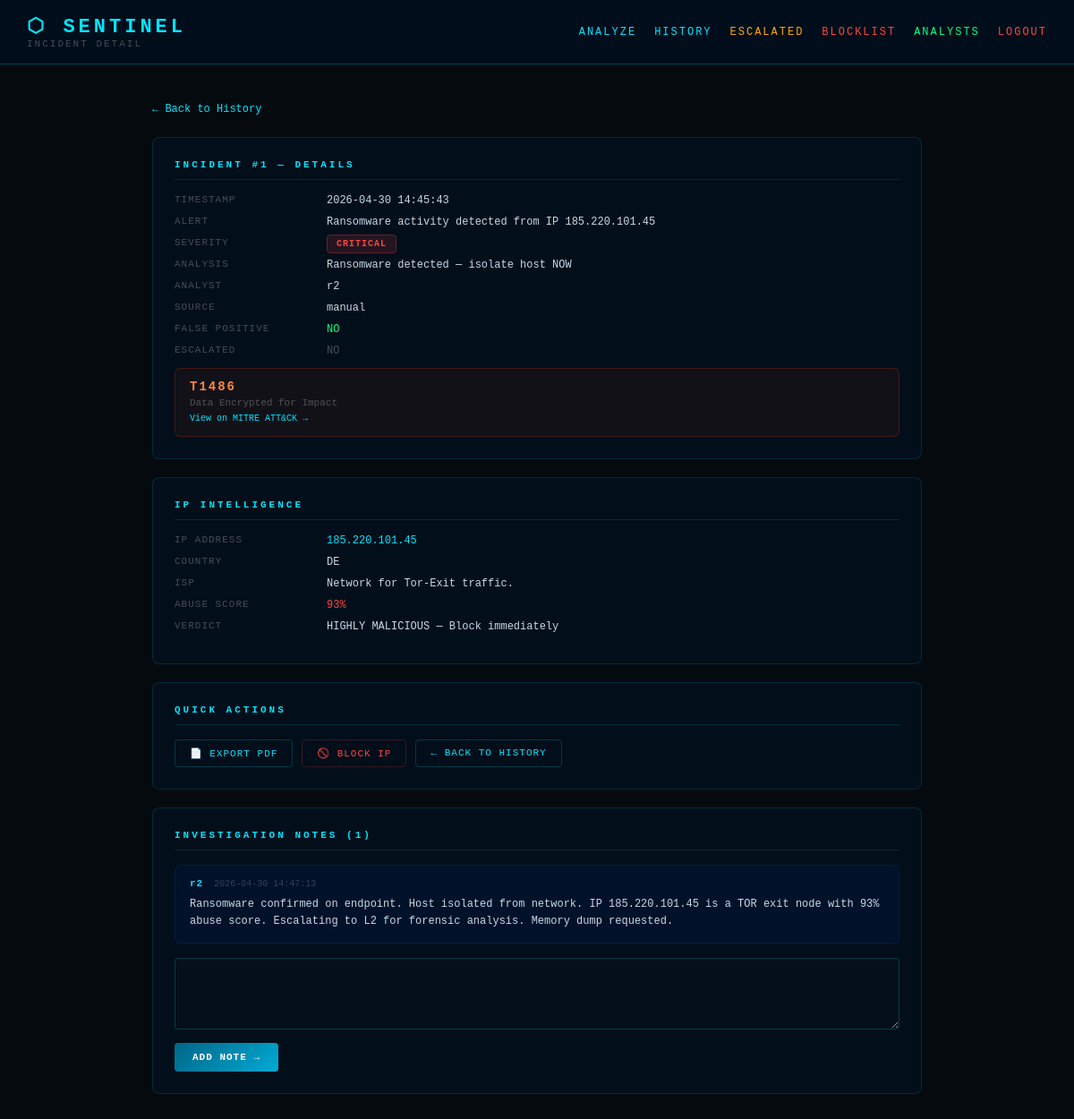
/incident/1 (signed in), run on the app's committed database.
### app.py (models this page shows)
class Incident(db.Model):
    id = db.Column(db.Integer, primary_key=True)
    timestamp = db.Column(db.String(100))
    alert = db.Column(db.String(500))
    severity = db.Column(db.String(50))
    analysis = db.Column(db.String(200))
    ip = db.Column(db.String(50))
    country = db.Column(db.String(10))
    isp = db.Column(db.String(200))
    score = db.Column(db.Integer)
    verdict = db.Column(db.String(200))
    analyst = db.Column(db.String(50))
    false_positive = db.Column(db.Boolean, default=False)
    fp_reason = db.Column(db.String(300))
    escalated = db.Column(db.Boolean, default=False)
    escalation_notes = db.Column(db.String(500))
    escalation_priority = db.Column(db.String(20))
    escalated_at = db.Column(db.String(100))
    source = db.Column(db.String(50), default="manual")
    mitre_id = db.Column(db.String(50))
    mitre_name = db.Column(db.String(200))

class Comment(db.Model):
    id = db.Column(db.Integer, primary_key=True)
    incident_id = db.Column(db.Integer, db.ForeignKey('incident.id'))
    analyst = db.Column(db.String(50))
    comment = db.Column(db.String(500))
    timestamp = db.Column(db.String(100))

### app.py (the view)
@app.route("/incident/<int:incident_id>")
@login_required
def incident_detail(incident_id):
    incident = Incident.query.get(incident_id)
    comments = Comment.query.filter_by(
        incident_id=incident_id
    ).order_by(Comment.id.asc()).all()
    return render_template("incident_detail.html",
                           incident=incident,
                           comments=comments,
                           analyst=session["analyst"],
                           fullname=session["fullname"])

### app.py (called while the page is built)
def login_required(f):
    @wraps(f)
    def decorated(*args, **kwargs):
        if "analyst" not in session:
            return redirect(url_for("login"))
        return f(*args, **kwargs)
    return decorated

### templates/incident_detail.html (shortened to what this page needs)
<!DOCTYPE html>
<html lang="en">
<head>
</head>
<body>
<header>
    <div>
        <div class="logo">⬡ SENTINEL</div>
        <div class="subtitle">INCIDENT DETAIL</div>
    </div>
    <nav>
        <a href="/">ANALYZE</a>
        <a href="/history">HISTORY</a>
        <a href="/escalated" style="color:#ffaa00;">ESCALATED</a>
        <a href="/blocklist" style="color:#ff4444;">BLOCKLIST</a>
        <a href="/analyst_stats" style="color:#00ff88;">ANALYSTS</a>
        <a href="/logout" style="color:#ff4444;">LOGOUT</a>
    </nav>
</header>
<div class="container">
    <a href="/history" class="back-btn">← Back to History</a>
    {% if incident %}
    <div class="section">
        <h2>INCIDENT #{{ incident.id }} — DETAILS</h2>
        <div class="row">
            <span class="label">TIMESTAMP</span>
            <span class="value">{{ incident.timestamp }}</span>
        </div>
        <div class="row">
            <span class="label">ALERT</span>
            <span class="value">{{ incident.alert }}</span>
        </div>
        <div class="row">
            <span class="label">SEVERITY</span>
            <span class="value">
                {% if incident.severity == 'CRITICAL' %}
                    <span class="badge badge-CRITICAL">CRITICAL</span>
                {% elif incident.severity == 'HIGH RISK' %}
                    <span class="badge badge-HIGH">HIGH RISK</span>
                {% elif incident.severity == 'MEDIUM RISK' %}
                    <span class="badge badge-MEDIUM">MEDIUM RISK</span>
                {% elif incident.severity == 'LOW RISK' %}
                    <span class="badge badge-LOW">LOW RISK</span>
                {% else %}
                    <span class="badge badge-UNKNOWN">UNKNOWN</span>
                {% endif %}
            </span>
        </div>
        <div class="row">
            <span class="label">ANALYSIS</span>
            <span class="value">{{ incident.analysis }}</span>
        </div>
        <div class="row">
            <span class="label">ANALYST</span>
            <span class="value">{{ incident.analyst }}</span>
        </div>
        <div class="row">
            <span class="label">SOURCE</span>
            <span class="value">{{ incident.source or "manual" }}</span>
        </div>
        <div class="row">
            <span class="label">FALSE POSITIVE</span>
            <span class="value" style="color:{% if incident.false_positive %}#ffaa00{% else %}#00ff88{% endif %}">
                {{ "YES — " + incident.fp_reason if incident.false_positive else "NO" }}
            </span>
        </div>
        <div class="row">
            <span class="label">ESCALATED</span>
            <span class="value" style="color:{% if incident.escalated %}#ffaa00{% else %}#ffffff44{% endif %}">
                {{ "YES — " + (incident.escalation_priority or "") if incident.escalated else "NO" }}
            </span>
        </div>
        {% if incident.mitre_id %}
        <div class="mitre-box">
            <div class="mitre-id">{{ incident.mitre_id }}</div>
            <div class="mitre-name">{{ incident.mitre_name }}</div>
            <a href="https://attack.mitre.org/techniques/{{ incident.mitre_id.replace('.', '/') }}"
               target="_blank" class="mitre-link">
                View on MITRE ATT&CK →
            </a>
        </div>
        {% endif %}
    </div>
    {% if incident.ip %}
    <div class="section">
        <h2>IP INTELLIGENCE</h2>
        <div class="row">
            <span class="label">IP ADDRESS</span>
            <span class="value" style="color:#00e5ff;">{{ incident.ip }}</span>
        </div>
        <div class="row">
            <span class="label">COUNTRY</span>
            <span class="value">{{ incident.country or "N/A" }}</span>
        </div>
        <div class="row">
            <span class="label">ISP</span>
            <span class="value">{{ incident.isp or "N/A" }}</span>
        </div>
        <div class="row">
            <span class="label">ABUSE SCORE</span>
            <span class="value" style="color:{% if incident.score >= 80 %}#ff4444{% elif incident.score >= 40 %}#ffaa00{% else %}#00ff88{% endif %}">
                {{ incident.score }}%
            </span>
        </div>
        <div class="row">
            <span class="label">VERDICT</span>
            <span class="value">{{ incident.verdict or "N/A" }}</span>
        </div>
    </div>
    {% endif %}
    <div class="section">
        <h2>QUICK ACTIONS</h2>
        <div class="actions">
            <a href="/export_pdf/{{ incident.id }}" class="btn-action">📄 EXPORT PDF</a>
            {% if incident.ip %}
            <a href="/block_ip/{{ incident.id }}" class="btn-action" style="color:#ff4444; border-color:#ff444433;">🚫 BLOCK IP</a>
            {% endif %}
            <a href="/history" class="btn-action">← BACK TO HISTORY</a>
        </div>
    </div>
    <div class="section">
        <h2>INVESTIGATION NOTES ({{ comments|length }})</h2>
        {% if comments %}
            {% for c in comments %}
            <div class="comment">
                <div class="comment-header">
                    <span class="comment-analyst">{{ c.analyst }}</span>
                    <span class="comment-time">{{ c.timestamp }}</span>
                </div>
                <div class="comment-text">{{ c.comment }}</div>
            </div>
            {% endfor %}
        {% else %}
        <div class="no-comments">
            No investigation notes yet — add the first note below
        </div>
        {% endif %}
        <div class="comment-form">
            <form method="POST" action="/add_comment/{{ incident.id }}">
                <textarea
                    name="comment"
                    placeholder="Add investigation notes... (what you found, actions taken, next steps)">
                </textarea>
                <button type="submit" class="btn-comment">ADD NOTE →</button>
            </form>
        </div>
    </div>
    {% endif %}
</div>
</body>
</html>

### templates/incident_detail.html (style rules this page uses)
* { margin: 0; padding: 0; box-sizing: border-box; }
body { background: #050a0f; color: #c8d8e8; font-family: 'Courier New', monospace; min-height: 100vh; }
header { background: #000d1a; border-bottom: 1px solid #00e5ff44; padding: 16px 30px; display: flex; align-items: center; gap: 16px; }
.logo { color: #00e5ff; font-size: 22px; font-weight: bold; letter-spacing: 4px; }
.subtitle { color: #ffffff44; font-size: 11px; letter-spacing: 2px; }
nav { margin-left: auto; display: flex; gap: 20px; align-items: center; }
nav a { color: #00e5ff; text-decoration: none; font-size: 12px; letter-spacing: 2px; }
.container { max-width: 900px; margin: 40px auto; padding: 0 20px; }
.back-btn { display: inline-block; margin-bottom: 24px; color: #00e5ff; text-decoration: none; font-size: 12px; }
.section { background: #020e1a; border: 1px solid #00e5ff22; border-radius: 8px; padding: 24px; margin-bottom: 20px; }
.section h2 { color: #00e5ff; font-size: 11px; letter-spacing: 3px; margin-bottom: 16px; padding-bottom: 10px; border-bottom: 1px solid #00e5ff22; }
.row { display: flex; gap: 10px; margin-bottom: 10px; font-size: 12px; }
.label { color: #ffffff44; min-width: 160px; letter-spacing: 1px; font-size: 11px; }
.value { color: #c8d8e8; }
.badge { padding: 4px 10px; border-radius: 4px; font-size: 10px; font-weight: bold; letter-spacing: 1px; }
.badge-CRITICAL { background: #ff444422; color: #ff4444; border: 1px solid #ff444444; }
.mitre-box { background: #ff440011; border: 1px solid #ff440033; border-radius: 6px; padding: 12px 16px; margin-top: 12px; }
.mitre-id { color: #ff8844; font-size: 14px; font-weight: bold; letter-spacing: 2px; }
.mitre-name { color: #ffffff44; font-size: 11px; margin-top: 4px; }
.mitre-link { color: #00e5ff; font-size: 10px; text-decoration: none; margin-top: 6px; display: inline-block; }
.comment { background: #00112a; border: 1px solid #00e5ff11; border-radius: 6px; padding: 14px 16px; margin-bottom: 12px; }
.comment-header { display: flex; gap: 12px; align-items: center; margin-bottom: 8px; }
.comment-analyst { color: #00e5ff; font-size: 11px; font-weight: bold; letter-spacing: 1px; }
.comment-time { color: #ffffff33; font-size: 10px; }
.comment-text { color: #c8d8e8; font-size: 12px; line-height: 1.6; }
.comment-form { margin-top: 16px; }
.comment-form textarea { width: 100%; background: #050f1a; border: 1px solid #00e5ff33; border-radius: 4px; color: #c8d8e8; font-family: 'Courier New', monospace; font-size: 12px; padding: 12px; resize: vertical; min-height: 80px; outline: none; margin-bottom: 10px; }
.btn-comment { background: linear-gradient(135deg, #006688, #00aad4); border: none; border-radius: 4px; color: white; cursor: pointer; font-family: 'Courier New', monospace; font-size: 11px; font-weight: bold; letter-spacing: 1px; padding: 10px 20px; }
.actions { display: flex; gap: 10px; flex-wrap: wrap; margin-top: 16px; }
.btn-action { background: transparent; border: 1px solid #00e5ff33; border-radius: 4px; color: #00e5ff; cursor: pointer; font-family: 'Courier New', monospace; font-size: 11px; letter-spacing: 1px; padding: 8px 16px; text-decoration: none; display: inline-block; }

### data on the page
Incident: id "1", timestamp "2026-04-30 14:45:43", alert "Ransomware activity detected from IP 185.220.101.45", analysis "Ransomware detected — isolate host NOW", analyst "r2", source "manual", false_positive "NO", escalated "NO", mitre_id "T1486", mitre_name "Data Encrypted for Impact", ip "185.220.101.45", country "DE", isp "Network for Tor-Exit traffic.", score "93", verdict "HIGHLY MALICIOUS — Block immediately"
Comment: analyst "r2", timestamp "2026-04-30 14:47:13", comment "Ransomware confirmed on endpoint. Host isolated from network. IP 185.220.101.45 is a TOR exit node with 93% abuse score. Escalating to L2 for forensic analysis. Memory dump requested."

### other printed values
{{ comments|length }} "1"
